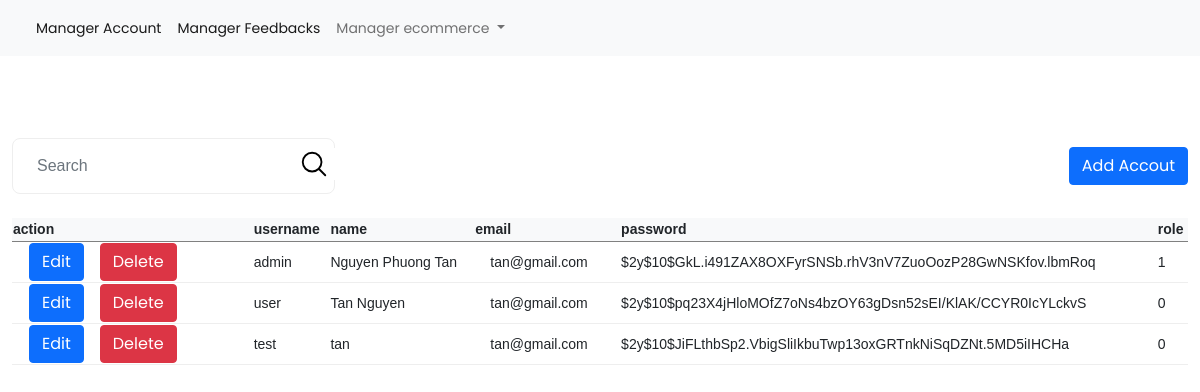
The page /admin/accounts/index.php on the database its author committed.
### tables this page shows
CREATE TABLE `users` (
  `id` int(11) NOT NULL,
  `username` varchar(100) NOT NULL,
  `email` varchar(100) NOT NULL,
  `password` varchar(255) NOT NULL,
  `fullname` varchar(255) NOT NULL,
  `role_id` int(11) DEFAULT 0
);

### app/models/Template.php (called while the page is built, shortened)
<?php
class Template
{
    public function render($view, $data)
    {
        extract($data);
        include BASE_URL . 'app/views/blocks/' . $view . '.php';
        return ob_get_clean();
    }
}

### admin/accounts/index.php (called while the page is built, shortened)
<?php
require_once "../../config/database.php";
$template = new Template();
$userModels = new User();
$users = $userModels->getAllUsers();
$data = [
  'title' => 'Manage Ecom',
  'slot' => $template->render('list_account', ["users"=>$users])
];

### app/models/User.php (called while the page is built, shortened)
<?php
class User extends Database
{
    public function getAllUsers()
    {
        $sql = parent::$connection->prepare("select users.* from users inner join roles on users.role_id = roles.id");
        return parent::select($sql);
    }
}

### app/models/Database.php (called while the page is built, shortened)
<?php
class Database
{
    public static function select($stmt)
    {
        if ($stmt) {
            $stmt->execute();
            return $stmt->get_result()->fetch_all(MYSQLI_ASSOC);
        }
    }
}

### app/views/blocks/list_account.php (the view, shortened to what this page needs)
<div class="alert  <?= (isset($_SESSION['alert'])) ? $_SESSION['alert'] : "" ?>">
</div>
<div class="container-fluid">
	<div class="main row mt-4">
		<div class="manager">
			<div class="w-100 d-flex justify-content-between align-items-center py-4">
				<form class="search" action="FindAccount" method="get">
					<div class="row py-1 px-1">
						<div class="col-10 ">
							<input type="text" name="keyword" id="search" placeholder="Search"
								class="border-0 form-control">
						</div>
						<div class="col-2">
							<button class="bg-white border-0" type="submit">
								<svg style="width: 30px;" xmlns="http://www.w3.org/2000/svg" fill="none"
									viewBox="0 0 24 24" stroke-width="1.5" stroke="currentColor" class="w-6 h-6">
									<path stroke-linecap="round" stroke-linejoin="round"
										d="M21 21l-5.197-5.197m0 0A7.5 7.5 0 105.196 5.196a7.5 7.5 0 0010.607 10.607z" />
								</svg>
							</button>
						</div>
					</div>
				</form>
				<div>
					<a class="btn btn-primary" href="create.php">Add
						Accout</a>
				</div>
			</div>
		</div>
	</div>
	<div class="table w-100" style="overflow-x: auto ">
		<table class="w-100 border-1">
			<thead class="bg-light text-dark">
				<th>action</th>
				<th>username</th>
				<th>name</th>
				<th>email</th>
				<th>password</th>
				<th>role</th>
			</thead>
			<tbody>
				<?php
				foreach ($users as $user):
					?>
					<tr>
						<td>
							<div class="me-5 d-flex">
								<a class="btn btn-primary mx-3" href="edit.php?id=<?=$user['id']?>">Edit</a>
								<form action="destroy.php" method="post" onSubmit=" return confirm('Confirm delete');">
									<button class="btn btn-danger" type="submit" value="<?=$user['id'] ?>"
										name="id">Delete</button>
								</form>
							</div>
						</td>
						<td class="py-2">
							<?= $user['username'] ?>
						</td>
						<td class="py-2">
							<?= $user['fullname'] ?>
						</td>
						<td class="py-2 px-3">
							<?= $user['email'] ?>
						</td>
						<td class="py-2">
							<?= $user['password'] ?>
						</td>
						<td class="py-2">
							<?=$user['role_id'] ?>
						</td>
					</tr>
				<?php endforeach ?>
			</tbody>
		</table>
	</div>

### public/css/admin-style.css (style rules this page uses)
body { font-family: arial; padding: 0; margin: 0; font-size: 14px; }
a { text-decoration: none; }

### app/views/layout_admin.php (style rules this page uses)
body, a, button { font-family: 'Poppins', sans-serif; position: relative; }
thead { padding: 10px 0; }
.manager .search { border: 1px solid #eee; padding: 5px 8px; border-radius: 8px; }
.manager .search button { background-color: transparent; border-left: 1px solid #eee; }
tbody tr { border-bottom: 1px solid #eee; }

### rows shown on the page
users: $user['id'] 12 (drawn), username "admin", fullname "Nguyen Phuong Tan", email "tan@gmail.com", password "$2y$10$GkL.i491ZAX8OXFyrSNSb.rhV3nV7ZuoOozP28GwNSKfov.lbmRoq", role "1"
users: $user['id'] 13 (drawn), username "user", fullname "Tan Nguyen", email "tan@gmail.com", password "$2y$10$pq23X4jHloMOfZ7oNs4bzOY63gDsn52sEI/KlAK/CCYR0IcYLckvS", role "0"
users: $user['id'] 18 (drawn), username "test", fullname "tan", email "tan@gmail.com", password "$2y$10$JiFLthbSp2.VbigSliIkbuTwp13oxGRTnkNiSqDZNt.5MD5iIHCHa", role "0"
